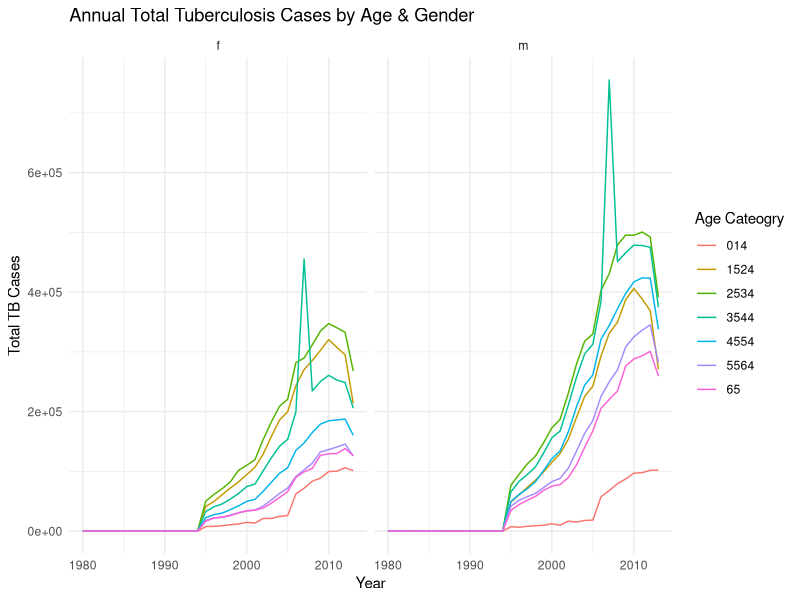

Here is the R script that generated this plot:
## ---- chunk 1
knitr::opts_chunk$set(echo = TRUE, eval = TRUE, error = TRUE,
                      warning = FALSE, message = FALSE, 
                      fig.align = "center",
                      R.options = list(max.print=100))

# Edit the file starting below
## ---- chunk 2
# If working on your own computer, remember to install new packages with install.packages("name") in the console
library(tidyverse)
## ---- chunk 3
# Take a quick look
as_tibble(who)
## ---- chunk 4
# Converting who dataset into long format
long_who <- who %>%
  pivot_longer(cols = starts_with("new"),
               names_to = "new_diagnosis_genderage",
               values_to = "cases")
nrow(long_who)

## ---- chunk 5
tidy_who <- 
    long_who %>%
    mutate(new_diagnosis_genderage = 
               str_replace(new_diagnosis_genderage, "newrel", "new_rel")) %>%
  separate(col = new_diagnosis_genderage, into = c("new", "diagnosis", "genderage")) %>%
  separate(col = genderage, into = c("gender", "age"), sep = 1) %>% select(-new)

ncol(tidy_who)
    
## ---- chunk 6
# Check for zeros in the dataset
zeros <- tidy_who %>%
  filter(cases == "0")
# Displays all zero cases
zeros
 
## ---- chunk 7
# Group by country and find distinct years for each country
year_summary <- tidy_who %>%
  group_by(country) %>%
  summarise(distinct_years = n_distinct(year),
            min_year = min(year, na.rm = TRUE),
            max_year = max(year, na.rm = TRUE)) %>%
  ungroup()
# Shows distinct years for each country
year_summary

#Find countries less than the expected 34 years
less_than_34 <- year_summary %>% filter(max_year - min_year + 1 < 34)
# Shows every country with less than 34 years
less_than_34
nrow(less_than_34)

## ---- chunk 8
# Calculate annual total TB Cases per age or gender
tb_cases_per_year <- tidy_who %>%
  filter(!is.na(age) & !is.na(gender) & !is.na(year) & !is.na(cases)) %>%
  group_by(year, age, gender) %>%
  summarise(total_cases = sum(cases, na.rm = TRUE))

# Creating ggplot
tb_cases_per_year %>% ggplot(aes(x = year, y = total_cases, color = age)) + 
  geom_line() + 
  facet_wrap(vars(gender)) + 
  labs(title = "Annual Total Tuberculosis Cases by Age & Gender", x = "Year", y = "Total TB Cases", color = "Age Cateogry") + 
  theme_minimal()
